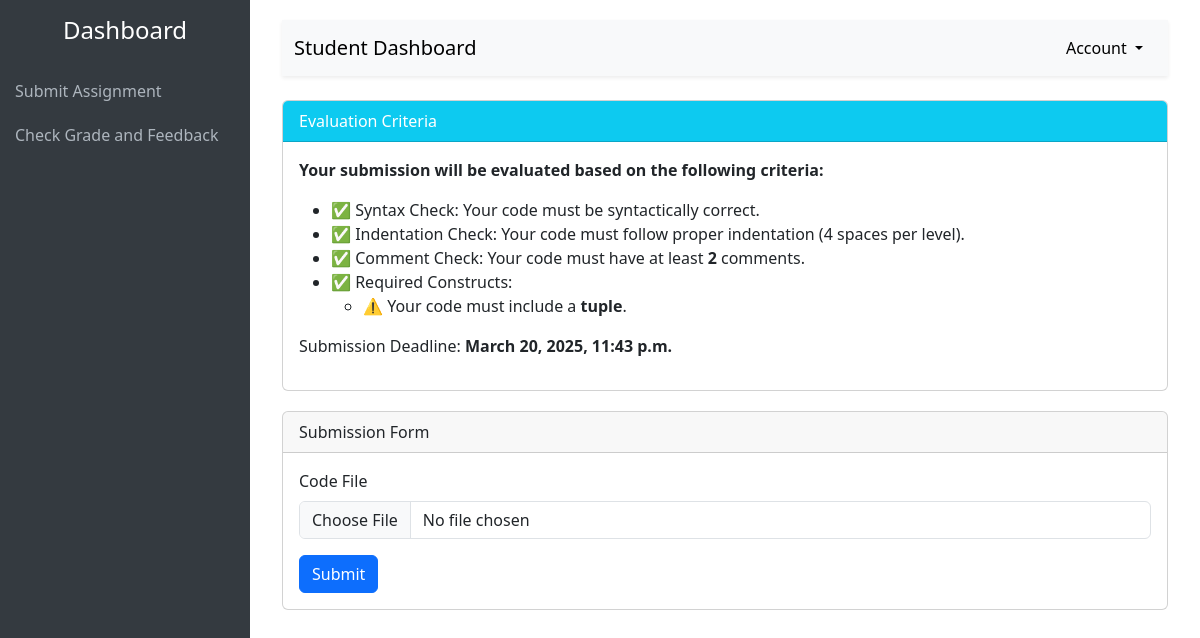
The page /submit-assignment/ on the database its author committed.
### sorting_feedback/models.py (models this page shows, shortened)
class EvaluationCriteria(models.Model):
    title = models.CharField(max_length=255)
    check_syntax = models.BooleanField(default=True, help_text="Check for syntactic accuracy.")
    check_indentation = models.BooleanField(default=True, help_text="Check for correct indentation.")
    check_comments = models.BooleanField(default=True, help_text="Check for good comments.")
    min_comments = models.PositiveIntegerField(default=1, help_text="Minimum required comments in the code.")
    required_constructs = models.JSONField(default=list, help_text="List of required constructs (e.g., ['while loop', 'function']).")
    submission_deadline = models.DateTimeField(null=True, blank=True)
    created_by = models.ForeignKey(User, on_delete=models.CASCADE)
    last_updated = models.DateTimeField(auto_now=True)

### accounts/views.py (the view)
# urls.py: path('submit-assignment/', views.submit_assignment, name='submit_assignment'),
def submit_assignment(request):
    criteria = EvaluationCriteria.objects.order_by('-last_updated').first()
    return render(request, 'dashboard-submit-assignment.html', {
        'criteria': criteria
    })

### templates/dashboard-submit-assignment.html (shortened to what this page needs)
<!DOCTYPE html>
<html lang="en">
<head>
    <link href="https://cdn.jsdelivr.net/npm/bootstrap@5.3.0-alpha1/dist/css/bootstrap.min.css" rel="stylesheet">
</head>
<body>
<div class="sidebar">
    <h4 class="text-center py-3">Dashboard</h4>
    <a href="{% url 'submit_assignment' %}">Submit Assignment</a>
    <a href="{% url 'student_submitted_assignment' %}">Check Grade and Feedback</a>
</div>
<div class="main-content">
    <div class="container-fluid">
        <nav class="navbar navbar-expand-lg navbar-light bg-light shadow-sm">
            <div class="container-fluid">
                <a class="navbar-brand" href="#">Student Dashboard</a>
                <div class="dropdown ms-auto">
                    <button class="btn btn-light dropdown-toggle" type="button" id="userMenu" data-bs-toggle="dropdown" aria-expanded="false">
                         Account
                    </button>
                </div>
            </div>
        </nav>
        <div class="row mt-4">
            <div class="col-12">
                <div class="card">
                    <div class="card-header bg-info text-white">Evaluation Criteria</div>
                    <div class="card-body">
                        {% if criteria %}
                            <p><strong>Your submission will be evaluated based on the following criteria:</strong></p>
                            <ul>
                                {% if criteria.check_syntax %} <li>✅ Syntax Check: Your code must be syntactically correct.</li> {% endif %}
                                {% if criteria.check_indentation %} <li>✅ Indentation Check: Your code must follow proper indentation (4 spaces per level).</li> {% endif %}
                                {% if criteria.check_comments %} <li>✅ Comment Check: Your code must have at least <strong>{{ criteria.min_comments }}</strong> comments.</li> {% endif %}
                                {% if criteria.required_constructs %}
                                    <li>✅ Required Constructs:
                                        <ul>
                                            {% for construct in criteria.required_constructs %}
                                                <li>⚠️ Your code must include a <strong>{{ construct }}</strong>.</li>
                                            {% endfor %}
                                        </ul>
                                    </li>
                                {% endif %}
                            </ul>
                            <p>Submission Deadline: <strong>{{ criteria.submission_deadline }}</strong></p>
                        {% else %}
                            <p class="text-danger">⚠️ No evaluation criteria set by the tutor.</p>
                        {% endif %}
                    </div>
                </div>
            </div>
            <div class="col-12">
                <div class="card">
                    <div class="card-header">Submission Form</div>
                    <div class="card-body">
                        <form method="POST" action="{% url 'submit_code' %}" enctype="multipart/form-data">
                            <div class="mb-3">
                                <label for="submission_code" class="form-label">Code File</label>
                                <input type="file" class="form-control" id="submission_file" name="submission_file" accept=".py,.txt" required>
                            </div>
                            <button type="submit" class="btn btn-primary">Submit</button>
                        </form>
                    </div>
                </div>
            </div>
        </div>
    </div>
</div>
</body>
</html>

### templates/dashboard-submit-assignment.html (style rules this page uses)
body { display: flex; height: 100vh; }
.sidebar { width: 250px; background-color: #343a40; color: #fff; height: 100vh; position: fixed; }
.sidebar a { color: #adb5bd; text-decoration: none; display: block; padding: 10px 15px; }
.main-content { margin-left: 250px; padding: 20px; width: 100%; }
.card { margin-bottom: 20px; }

### rows shown on the page
EvaluationCriteria: min_comments "2", title "tuple", submission_deadline "March 20, 2025, 11:43 p.m."
